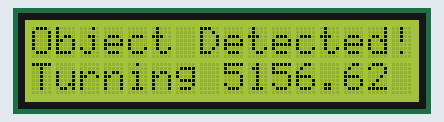
A program run on a simulated Raspberry Pi (BCM pin numbers), started with the arguments 90 3. On the bench: 16×2 character LCD. What the program prints to the terminal is not drawn. At 3.2 s the program stops and its outputs stay as they are.

Above: at 0.1 s.
At 1.2 s:
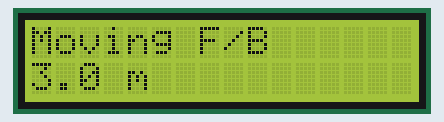

The program:

i2c.py
```python
#!/usr/bin/env python3
# -*- coding: utf-8 -*-
"""
Created on Wed Feb 16 11:39:39 2022

Description:    i2c.py takes a floating point angle input (radians) and sends a
                corresponding code to an arduino peripheral via I2C. The resulting
                angle is displayed on an LCD display.

@author: Paul Sampson
"""
from enum import Enum
import sys
import board
import time
import struct
import adafruit_character_lcd.character_lcd_rgb_i2c as character_lcd

from smbus import SMBus

lcd_columns = 16
lcd_rows = 2

ada = board.I2C() #initialize LCD library
#smb = SMBus(1) #initialize SMBus

lcd = character_lcd.Character_LCD_RGB_I2C(ada, lcd_columns, lcd_rows)
lcd.color = [255, 171 , 0] # Set the color to amber(?)

MOTOR_ADDR = 0x04

# Motor command directory. values are to be used in the i2c register field:
CMD_FDBK = 0x01
CMD_TURN = 0x02
CMD_NULL = 0x03

# Sends the arduino the command to move forward or backward a certain distance
# in metes.
def command (register, value):
    lcd.clear()
    if (register == CMD_NULL): lcd_str = "Object not\n detected."
    if (register == CMD_TURN): lcd_str = "Object Detected!\nTurning " + str(round(value*180/3.14159, 2)) + " deg"
    if (register == CMD_FDBK): lcd_str = "Moving F/B \n" + str(value) + " m"
    lcd.message = lcd_str
    message = list(bytearray(struct.pack("f", value))) # convert float to a list of bytes
    #print(["0x%02x" % b for b in message])
    #try:
        #smb.write_block_data(MOTOR_ADDR, register, message) # send the command
    #except IOError:
     #   print("Failed to communicate with motor controller.") # i2c failure

def demo(angle, distance):
    # Prompt arduino to move the wheel to the specified angle:
    print("Sending command for turning %f radians:" % angle)
    command(CMD_TURN, angle)
    time.sleep(1)
    print("Sending command for moving %f meters:" % distance)
    command(CMD_FDBK, distance)
    time.sleep(1)
    lcd.clear()

angle = 0
distance = 0

def main():
    if(len(sys.argv) > 1):
        try:
            angle = float(sys.argv[1])
            distance = float(sys.argv[2])
        except ValueError:
            print("Invalid input arguments!")
        if(angle and distance):
            demo(angle, distance)
        time.sleep(1)
        sys.exit()
    while(True):
        while(True):
            try: # Prompt user input
                angle = float(input("Angle: "))
                break
            except ValueError: # The user did not enter a float!
                print ("Invalid floating-point value!")
                continue
        while (True):
            try: # Prompt user input
                distance = float(input("Distance: "))
                break
            except ValueError: # The user did not enter a float!
                print ("Invalid floating-point value!")
                continue
        demo(angle, distance)

if __name__ == "__main__":
        main()
```

Measured:
- what the display in image 0 shows lasts 1.0 s, from 0.1 s to 1.1 s
